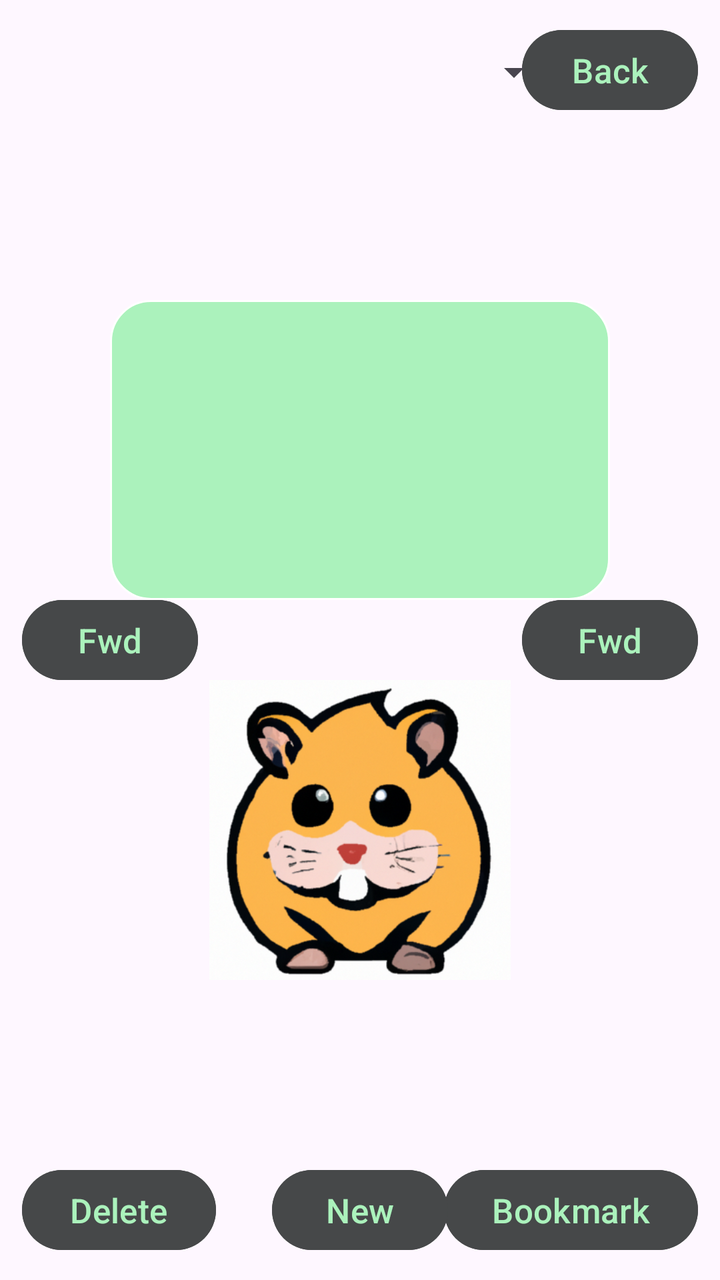
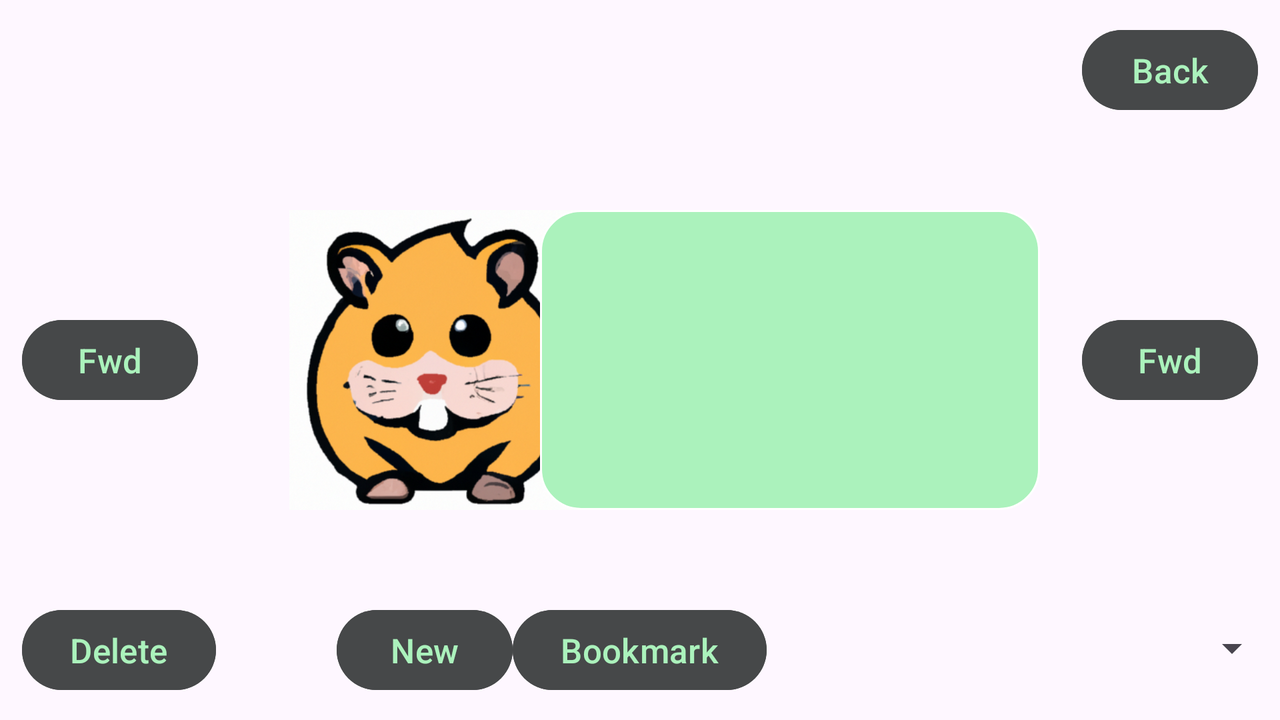

The same Android screen from two of the app's own layout files: first res/layout/ as a phone draws it, then the repository's variant for another configuration, drawn on a device whose configuration selects that folder. Both files follow.
<!-- AndroidManifest.xml: application theme Theme.Tededroid -->
<!-- res/layout/activity_main.xml -->
<?xml version="1.0" encoding="utf-8"?>
<RelativeLayout xmlns:android="http://schemas.android.com/apk/res/android"
    xmlns:app="http://schemas.android.com/apk/res-auto"
    xmlns:tools="http://schemas.android.com/tools"
    android:layout_width="match_parent"
    android:layout_height="match_parent"
    android:backgroundTint="#E6E6E6"
    tools:context=".MainActivity">

    <Button
        android:id="@+id/fwd_button"
        android:layout_width="wrap_content"
        android:layout_height="wrap_content"
        android:layout_alignParentLeft="true"
        android:layout_centerVertical="true"
        android:backgroundTint="@color/button_background_color"
        android:textColor="@color/button_text_color"
        android:text="Fwd"
        android:textSize="17sp"
        android:layout_marginLeft="11dp"
        android:onClick="forward"
        />

    <Button
        android:id="@+id/fwd_button2"
        android:layout_width="wrap_content"
        android:layout_height="wrap_content"
        android:layout_alignParentRight="true"
        android:layout_centerVertical="true"
        android:backgroundTint="@color/button_background_color"
        android:textColor="@color/button_text_color"
        android:text="Fwd"
        android:textSize="17sp"
        android:layout_marginRight="11dp"
        android:onClick="forward" />

    <Button
        android:id="@+id/back_button"
        android:layout_width="wrap_content"
        android:layout_height="wrap_content"
        android:layout_alignParentTop="true"
        android:layout_alignParentRight="true"
        android:backgroundTint="@color/button_background_color"
        android:textColor="@color/button_text_color"
        android:text="Back"
        android:textSize="17sp"
        android:layout_marginRight="11dp"
        android:layout_marginTop="11dp"
        android:onClick="backward" />

    <Button
        android:id="@+id/bookmark_button"
        android:layout_width="wrap_content"
        android:layout_height="wrap_content"
        android:text="Bookmark"
        android:textSize="17sp"
        android:backgroundTint="@color/button_background_color"
        android:textColor="@color/button_text_color"
        android:layout_alignParentBottom="true"
        android:layout_alignParentRight="true"
        android:layout_marginBottom="11dp"
        android:layout_marginRight="11dp"
        android:onClick="addBookmark" />

    <Button
        android:id="@+id/new_button"
        android:layout_width="wrap_content"
        android:layout_height="wrap_content"
        android:text="New"
        android:textSize="17sp"
        android:backgroundTint="@color/button_background_color"
        android:textColor="@color/button_text_color"
        android:layout_centerHorizontal="true"
        android:layout_alignParentBottom="true"
        android:onClick="addNewArticle"
        android:layout_marginBottom="11dp"/>

    <Button
        android:id="@+id/delete_button"
        android:layout_width="wrap_content"
        android:layout_height="wrap_content"
        android:text="Delete"
        android:textSize="17sp"
        android:textColor="@color/button_text_color"
        android:backgroundTint="@color/button_background_color"
        android:layout_alignParentBottom="true"
        android:layout_alignParentLeft="true"
        android:layout_marginBottom="11dp"
        android:layout_marginLeft="11dp"
        android:onClick="deleteArticle" />

    <TextView
        android:id="@+id/text_label"
        android:layout_width="250dp"
        android:layout_height="150dp"
        android:textSize="16sp"
        android:text=""
        android:scrollbars="vertical"
        android:layout_centerHorizontal="true"
        android:layout_alignParentTop="true"
        android:layout_marginTop="150dp"
        android:background="@drawable/rounded_corner"
        />

    <ImageView
        android:id="@+id/imageView"
        android:layout_width="240dp"
        android:layout_height="150dp"
        android:layout_centerHorizontal="true"
        android:layout_alignParentBottom="true"
        android:layout_marginBottom="150dp"
        android:scaleType="fitCenter"
        android:elevation="-1dp"
        android:src="@drawable/smiling_hamster_small" />


    <Spinner
        android:id="@+id/spinner"
        android:layout_width="270dp"
        android:layout_height="50dp"
        android:layout_alignParentTop="true"
        android:spinnerMode="dialog"
        android:layout_alignParentLeft="true"
        android:layout_marginTop="11dp"
        android:layout_marginLeft="11dp" />

</RelativeLayout>
<!-- resources referenced by this layout -->
<resources>
  <color name="button_background_color">#464849</color>
  <color name="button_text_color">#ABF2BC</color>
  <!-- drawable rounded_corner (drawable) -->
  <?xml version="1.0" encoding="utf-8"?>
  <shape xmlns:android="http://schemas.android.com/apk/res/android" >
      <stroke
          android:width="1dp"
          android:color="#ffffff" />
  
      <solid android:color="#ABF2BC" />
  
      <padding
          android:left="5dp"
          android:right="5dp"
          android:bottom="5dp"
          android:top="5dp" />
  
      <corners android:radius="20dp" />
  </shape>
  <!-- drawable smiling_hamster_small: png bitmap (drawable, 189547 bytes) -->
  <style name="Theme.Tededroid" parent="Base.Theme.Tededroid" />
  <style name="Base.Theme.Tededroid" parent="Theme.Material3.DayNight.NoActionBar">
          
          
          <item name="android:statusBarColor">@color/black</item>
          <item name="android:navigationBarColor">@color/black</item>
      </style>
  <color name="black">#FF000000</color>
</resources>
<!-- res/layout-land/activity_main.xml (the repository's variant of the layout above) -->
<!-- drawn on the phone turned sideways -->
<?xml version="1.0" encoding="utf-8"?>
<RelativeLayout xmlns:android="http://schemas.android.com/apk/res/android"
    xmlns:app="http://schemas.android.com/apk/res-auto"
    xmlns:tools="http://schemas.android.com/tools"
    android:layout_width="match_parent"
    android:layout_height="match_parent"
    android:backgroundTint="#E6E6E6"
    tools:context=".MainActivity">

    <Button
        android:id="@+id/fwd_button"
        android:layout_width="wrap_content"
        android:layout_height="wrap_content"
        android:layout_alignParentLeft="true"
        android:layout_centerVertical="true"
        android:backgroundTint="@color/button_background_color"
        android:textColor="@color/button_text_color"
        android:text="Fwd"
        android:textSize="17sp"
        android:layout_marginLeft="11dp"
        android:onClick="forward"
        />

    <Button
        android:id="@+id/fwd_button2"
        android:layout_width="wrap_content"
        android:layout_height="wrap_content"
        android:layout_alignParentRight="true"
        android:layout_centerVertical="true"
        android:backgroundTint="@color/button_background_color"
        android:textColor="@color/button_text_color"
        android:text="Fwd"
        android:textSize="17sp"
        android:layout_marginRight="11dp"
        android:onClick="forward" />

    <Button
        android:id="@+id/back_button"
        android:layout_width="wrap_content"
        android:layout_height="wrap_content"
        android:layout_alignParentTop="true"
        android:layout_alignParentRight="true"
        android:backgroundTint="@color/button_background_color"
        android:textColor="@color/button_text_color"
        android:text="Back"
        android:textSize="17sp"
        android:layout_marginRight="11dp"
        android:layout_marginTop="11dp"
        android:onClick="backward" />

    <Button
        android:id="@+id/bookmark_button"
        android:layout_width="wrap_content"
        android:layout_height="wrap_content"
        android:text="Bookmark"
        android:textSize="17sp"
        android:backgroundTint="@color/button_background_color"
        android:textColor="@color/button_text_color"
        android:layout_centerHorizontal="true"
        android:layout_alignParentBottom="true"
        android:layout_marginBottom="11dp"
        android:onClick="addBookmark" />

    <Button
        android:id="@+id/new_button"
        android:layout_width="wrap_content"
        android:layout_height="wrap_content"
        android:text="New"
        android:textSize="17sp"
        android:backgroundTint="@color/button_background_color"
        android:textColor="@color/button_text_color"
        android:layout_centerHorizontal="true"
        android:layout_alignParentBottom="true"
        android:onClick="addNewArticle"
        android:layout_toLeftOf="@id/bookmark_button"
        android:layout_marginBottom="11dp"/>

    <Button
        android:id="@+id/delete_button"
        android:layout_width="wrap_content"
        android:layout_height="wrap_content"
        android:text="Delete"
        android:textSize="17sp"
        android:backgroundTint="@color/button_background_color"
        android:textColor="@color/button_text_color"
        android:layout_alignParentBottom="true"
        android:layout_alignParentLeft="true"
        android:layout_marginBottom="11dp"
        android:layout_marginLeft="11dp"
        android:onClick="deleteArticle" />

    <TextView
        android:id="@+id/text_label"
        android:layout_width="250dp"
        android:layout_height="150dp"
        android:textSize="16sp"
        android:text=""
        android:scrollbars="vertical"
        android:layout_centerVertical="true"
        android:layout_alignParentRight="true"
        android:layout_marginRight="120dp"
        android:background="@drawable/rounded_corner"
    />

   <ImageView
        android:id="@+id/imageView"
        android:layout_width="240dp"
        android:layout_height="150dp"
        android:layout_centerVertical="true"
        android:layout_marginLeft="100dp"
        android:scaleType="fitCenter"
        android:elevation="-1dp"
        android:src="@drawable/smiling_hamster_small" />


    <Spinner
        android:id="@+id/spinner"
        android:layout_width="270dp"
        android:layout_height="50dp"
        android:layout_alignParentBottom="true"
        android:spinnerMode="dialog"
        android:layout_alignParentRight="true"
        android:layout_marginBottom="11dp"/>

</RelativeLayout>
